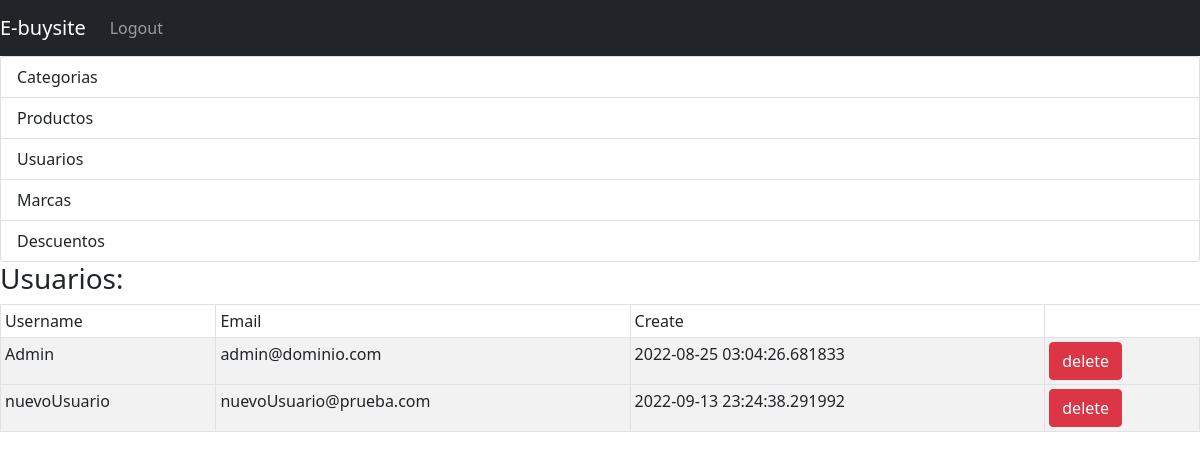
The app's page /admin/home (signed in) with its own data.
### src/models.py (models this page shows, shortened)
class User(UserMixin,db.Model):
    __tablename__ = "user"
    id = db.Column(db.Integer, primary_key=True)
    email = db.Column(db.String(120), unique=True)
    username = db.Column(db.String(256), unique=True, index=True)
    password_hash = db.Column(db.String(128))
    created = db.Column(db.DateTime, default=datetime.utcnow(), nullable=False)
    roles = db.relationship("Role", secondary="user_roles", viewonly=True)

### src/admin/utils.py (the view)
	def wrapper(*args, **kwargs):
		if current_user.is_authenticated and current_user.id == 1:
			return func(*args, **kwargs)
		else:
			return "You are not Authorized to access this URL."

### src/admin/routes.py (called while the page is built)
@admin_bp.route('/admin/home')
@admin_required
def home():
    q_users = db.session.query(User.username, User.email, User.created)
    return render_template('admin/home.html', users=q_users)

### src/admin/utils.py (called while the page is built)
def admin_required(func):
	def wrapper(*args, **kwargs):
		if current_user.is_authenticated and current_user.id == 1:
			return func(*args, **kwargs)
		else:
			return "You are not Authorized to access this URL."
	wrapper.__name__ = func.__name__
	return wrapper

### src/models.py (called while the page is built)
@login_manager.user_loader
def load_user(usr_id):
    return User.query.get(int(usr_id))

### src/templates/admin/home.html (shortened to what this page needs)
{% extends 'admin/base.html' %}
{% block body %}
<h3>Usuarios:</h3>
<table class="table table-striped table-hover table-bordered table-sm bg-white">
    <thead>
        <tr>
            <td>Username</td>
            <td>Email</td>
            <td>Create</td>
        </tr>
    </thead>
    {% for user in users %}
    <tbody>
        <tr>
            <td>{{user.0}}</td>
            <td>{{user.1}}</td>
            <td>{{user.2}}</td>
            <td>
                <a href="/deleteUser/{{user.0}}" class="btn btn-danger btn-delete">delete</a>
              </td>
        </tr>
    </tbody>
    {% endfor %}
</table>
{% endblock %}

### src/static/css/stylesheet.css (style rules this page uses)
body { margin: 0; }

### records on screen
User: username "Admin", email "admin@dominio.com", created "2022-08-25 03:04:26.681833"
User: username "nuevoUsuario", email "nuevoUsuario@prueba.com", created "2022-09-13 23:24:38.291992"
